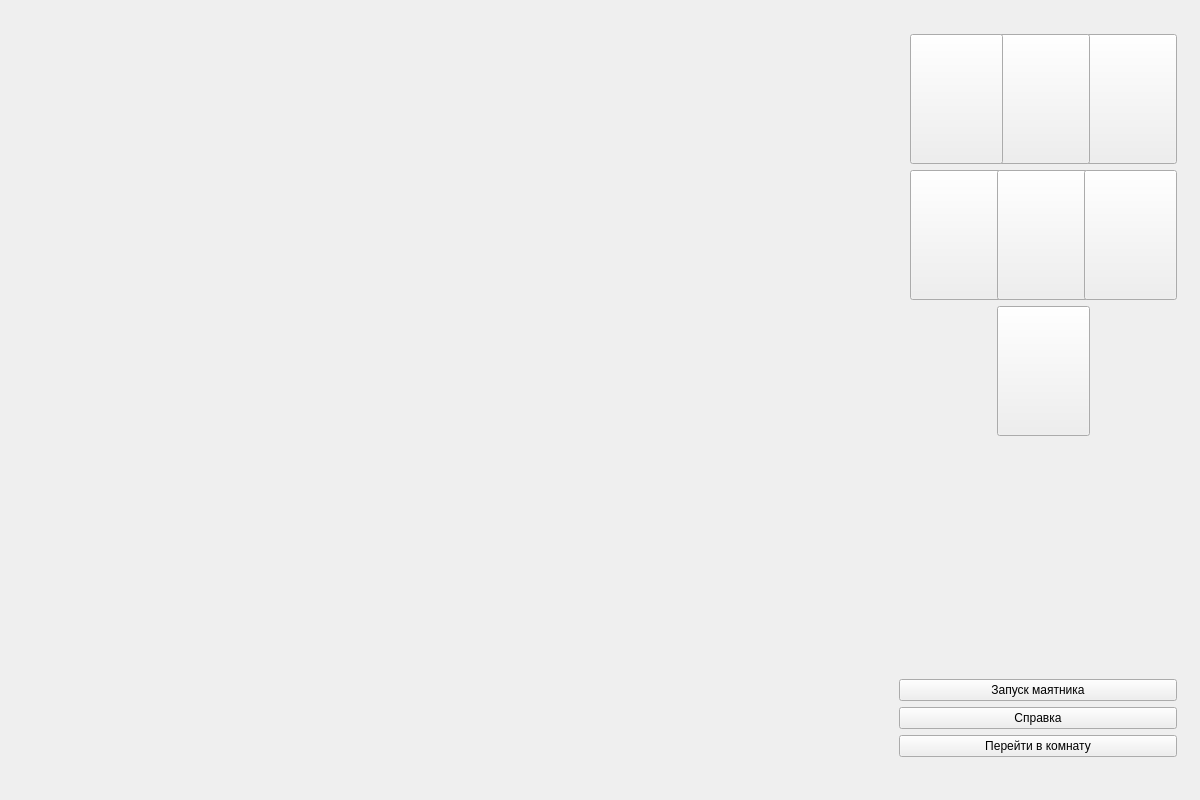
<?xml version="1.0" encoding="UTF-8"?>
<ui version="4.0">
 <class>MainWindow</class>
 <widget class="QMainWindow" name="MainWindow">
  <property name="geometry">
   <rect>
    <x>0</x>
    <y>0</y>
    <width>1200</width>
    <height>800</height>
   </rect>
  </property>
  <property name="windowTitle">
   <string>Осцилляторы</string>
  </property>
  <widget class="QWidget" name="centralWidget">
   <layout class="QGridLayout" name="gridLayout">
    <item row="0" column="0">
     <widget class="QWidget" name="w" native="true">
      <layout class="QHBoxLayout" name="horizontalLayout">
       <property name="spacing">
        <number>1</number>
       </property>
       <property name="leftMargin">
        <number>1</number>
       </property>
       <property name="topMargin">
        <number>1</number>
       </property>
       <property name="rightMargin">
        <number>1</number>
       </property>
       <property name="bottomMargin">
        <number>1</number>
       </property>
       <item>
        <widget class="QWidget" name="dvid" native="true"/>
       </item>
       <item>
        <spacer name="horizontalSpacer">
         <property name="orientation">
          <enum>Qt::Horizontal</enum>
         </property>
         <property name="sizeType">
          <enum>QSizePolicy::Fixed</enum>
         </property>
         <property name="sizeHint" stdset="0">
          <size>
           <width>5</width>
           <height>5</height>
          </size>
         </property>
        </spacer>
       </item>
       <item>
        <widget class="QWidget" name="control" native="true">
         <property name="minimumSize">
          <size>
           <width>300</width>
           <height>0</height>
          </size>
         </property>
         <property name="maximumSize">
          <size>
           <width>300</width>
           <height>16777215</height>
          </size>
         </property>
         <layout class="QVBoxLayout" name="verticalLayout">
          <item>
           <widget class="QWidget" name="numbers" native="true">
            <layout class="QGridLayout" name="gridLayout_2">
             <item row="1" column="4">
              <widget class="QPushButton" name="room3">
               <property name="minimumSize">
                <size>
                 <width>93</width>
                 <height>130</height>
                </size>
               </property>
               <property name="maximumSize">
                <size>
                 <width>93</width>
                 <height>130</height>
                </size>
               </property>
               <property name="styleSheet">
                <string notr="true">background-image: url(:/Res/3.jpg);</string>
               </property>
              </widget>
             </item>
             <item row="2" column="1">
              <widget class="QPushButton" name="room4">
               <property name="minimumSize">
                <size>
                 <width>93</width>
                 <height>130</height>
                </size>
               </property>
               <property name="maximumSize">
                <size>
                 <width>93</width>
                 <height>130</height>
                </size>
               </property>
               <property name="styleSheet">
                <string notr="true">background-image: url(:/Res/4.jpg);</string>
               </property>
              </widget>
             </item>
             <item row="2" column="2">
              <widget class="QPushButton" name="room5">
               <property name="minimumSize">
                <size>
                 <width>93</width>
                 <height>130</height>
                </size>
               </property>
               <property name="maximumSize">
                <size>
                 <width>93</width>
                 <height>130</height>
                </size>
               </property>
               <property name="styleSheet">
                <string notr="true">background-image: url(:/Res/5.jpg);</string>
               </property>
              </widget>
             </item>
             <item row="1" column="2">
              <widget class="QPushButton" name="room2">
               <property name="minimumSize">
                <size>
                 <width>93</width>
                 <height>130</height>
                </size>
               </property>
               <property name="maximumSize">
                <size>
                 <width>93</width>
                 <height>130</height>
                </size>
               </property>
               <property name="styleSheet">
                <string notr="true">background-image: url(:/Res/2.jpg);</string>
               </property>
              </widget>
             </item>
             <item row="2" column="4">
              <widget class="QPushButton" name="room6">
               <property name="minimumSize">
                <size>
                 <width>93</width>
                 <height>130</height>
                </size>
               </property>
               <property name="maximumSize">
                <size>
                 <width>93</width>
                 <height>130</height>
                </size>
               </property>
               <property name="styleSheet">
                <string notr="true">background-image: url(:/Res/6.jpg);</string>
               </property>
              </widget>
             </item>
             <item row="1" column="1">
              <widget class="QPushButton" name="room1">
               <property name="minimumSize">
                <size>
                 <width>93</width>
                 <height>130</height>
                </size>
               </property>
               <property name="maximumSize">
                <size>
                 <width>93</width>
                 <height>130</height>
                </size>
               </property>
               <property name="styleSheet">
                <string notr="true">background-image: url(:/Res/1.jpg);</string>
               </property>
               <property name="autoDefault">
                <bool>false</bool>
               </property>
              </widget>
             </item>
             <item row="3" column="2">
              <widget class="QPushButton" name="room7">
               <property name="minimumSize">
                <size>
                 <width>93</width>
                 <height>130</height>
                </size>
               </property>
               <property name="maximumSize">
                <size>
                 <width>93</width>
                 <height>130</height>
                </size>
               </property>
               <property name="styleSheet">
                <string notr="true">background-image: url(:/Res/7.jpg);</string>
               </property>
              </widget>
             </item>
            </layout>
           </widget>
          </item>
          <item>
           <widget class="QStackedWidget" name="setup">
            <property name="sizePolicy">
             <sizepolicy hsizetype="Preferred" vsizetype="Fixed">
              <horstretch>0</horstretch>
              <verstretch>0</verstretch>
             </sizepolicy>
            </property>
            <widget class="QWidget" name="setupPage1"/>
           </widget>
          </item>
          <item>
           <spacer name="verticalSpacer">
            <property name="orientation">
             <enum>Qt::Vertical</enum>
            </property>
            <property name="sizeHint" stdset="0">
             <size>
              <width>20</width>
              <height>40</height>
             </size>
            </property>
           </spacer>
          </item>
          <item>
           <widget class="QStackedWidget" name="status">
            <property name="sizePolicy">
             <sizepolicy hsizetype="Preferred" vsizetype="Fixed">
              <horstretch>0</horstretch>
              <verstretch>0</verstretch>
             </sizepolicy>
            </property>
            <property name="minimumSize">
             <size>
              <width>0</width>
              <height>0</height>
             </size>
            </property>
            <property name="maximumSize">
             <size>
              <width>16777215</width>
              <height>16777215</height>
             </size>
            </property>
            <property name="contextMenuPolicy">
             <enum>Qt::DefaultContextMenu</enum>
            </property>
            <property name="acceptDrops">
             <bool>false</bool>
            </property>
            <widget class="QWidget" name="statusPage1"/>
           </widget>
          </item>
          <item>
           <widget class="QPushButton" name="startBut">
            <property name="text">
             <string>Запуск маятника</string>
            </property>
           </widget>
          </item>
          <item>
           <widget class="QPushButton" name="pushButton_2">
            <property name="minimumSize">
             <size>
              <width>0</width>
              <height>0</height>
             </size>
            </property>
            <property name="text">
             <string>Справка</string>
            </property>
           </widget>
          </item>
          <item>
           <widget class="QPushButton" name="pushButton">
            <property name="text">
             <string>Перейти в комнату</string>
            </property>
           </widget>
          </item>
          <item>
           <widget class="QLabel" name="Nstu">
            <property name="maximumSize">
             <size>
              <width>16777215</width>
              <height>120</height>
             </size>
            </property>
            <property name="text">
             <string/>
            </property>
            <property name="textFormat">
             <enum>Qt::AutoText</enum>
            </property>
            <property name="pixmap">
             <pixmap resource="resq.qrc">:/Res/NSTU.png</pixmap>
            </property>
            <property name="scaledContents">
             <bool>true</bool>
            </property>
            <property name="alignment">
             <set>Qt::AlignLeading|Qt::AlignLeft|Qt::AlignVCenter</set>
            </property>
            <property name="wordWrap">
             <bool>false</bool>
            </property>
           </widget>
          </item>
         </layout>
        </widget>
       </item>
      </layout>
     </widget>
    </item>
   </layout>
  </widget>
 </widget>
 <layoutdefault spacing="6" margin="11"/>
 <resources>
  <include location="resq.qrc"/>
 </resources>
 <connections/>
</ui>
